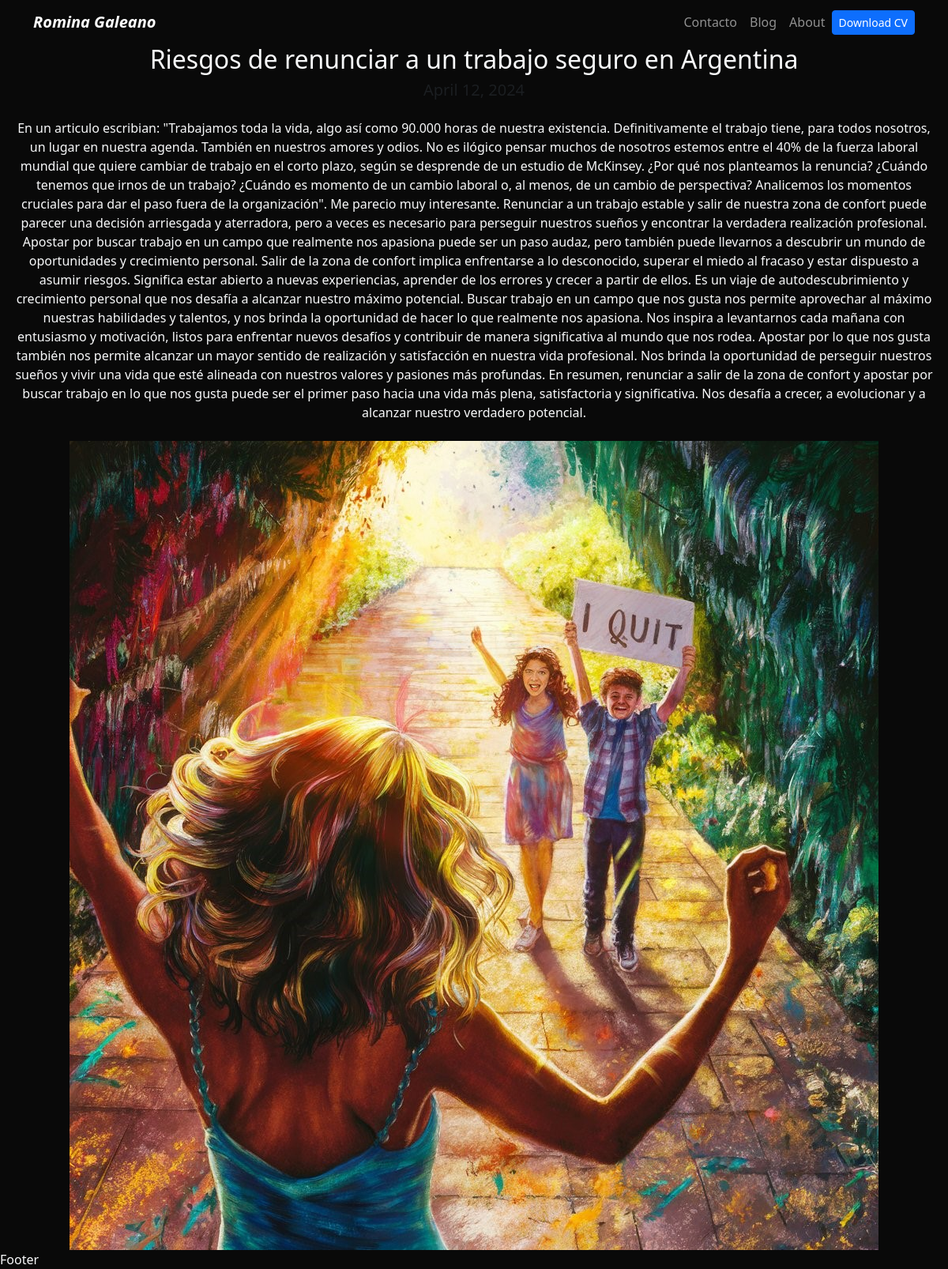
The page /blog/1 on the database its author committed.
### blog/models.py (models this page shows)
class Post(models.Model):
    title = models.CharField(max_length=300)
    description = models.TextField()
    image = models.ImageField (upload_to='blog/image')
    date = models.DateField(datetime.date.today)

### blog/views.py (the view)
# urls.py: path("<int:post_id>", post_detail, name = "post_detail"),
def post_detail(request, post_id):
    post = get_object_or_404(Post, pk=post_id)
    return render(request, 'post_detail.html', {"post":post})

### blog/templates/post_detail.html
{%extends 'layout.html'%}
{% block content %}
<div class="text-center">
    <h2>{{post.title}}</h2>
    <h3 class="my-2 h5 text-muted"> {{post.date|date:'F j, Y'}} </h3>
    <div class="my-4">
        <p> {{post.description|safe}}</p>
    </div>
    <img src="{{post.image.url}}" alt="{{post.title}}" class="img-fluid small-image">
</div>
{% endblock %}

### portfolio/static/main.css (style rules this page uses)
body { background: #090909; }
.small-image { max-width: 100%; height: auto; }
.img-fluid { max-width: 100%; height: auto; }

### rows shown on the page
Post: title "Riesgos de renunciar a un trabajo seguro en Argentina", date "April 12, 2024", description "En un articulo escribian: \"Trabajamos toda la vida, algo así como 90.000 horas de nuestra existencia. Definitivamente el trabajo tiene, para todos nosotros, un lugar en nuestra agenda. También en nuestros amores y odios. No es ilógico pensar muchos de nosotros estemos entre el 40% de la fuerza laboral mundial que quiere cambiar de trabajo en el corto plazo, según se desprende de un estudio de McKinsey. ¿Por qué nos planteamos la renuncia? ¿Cuándo tenemos que irnos de un trabajo? ¿Cuándo es momento de un cambio laboral o, al menos, de un cambio de perspectiva? Analicemos los momentos cruciales para dar el paso fuera de la organización\". Me parecio muy interesante. Renunciar a un trabajo…", image (picture)
